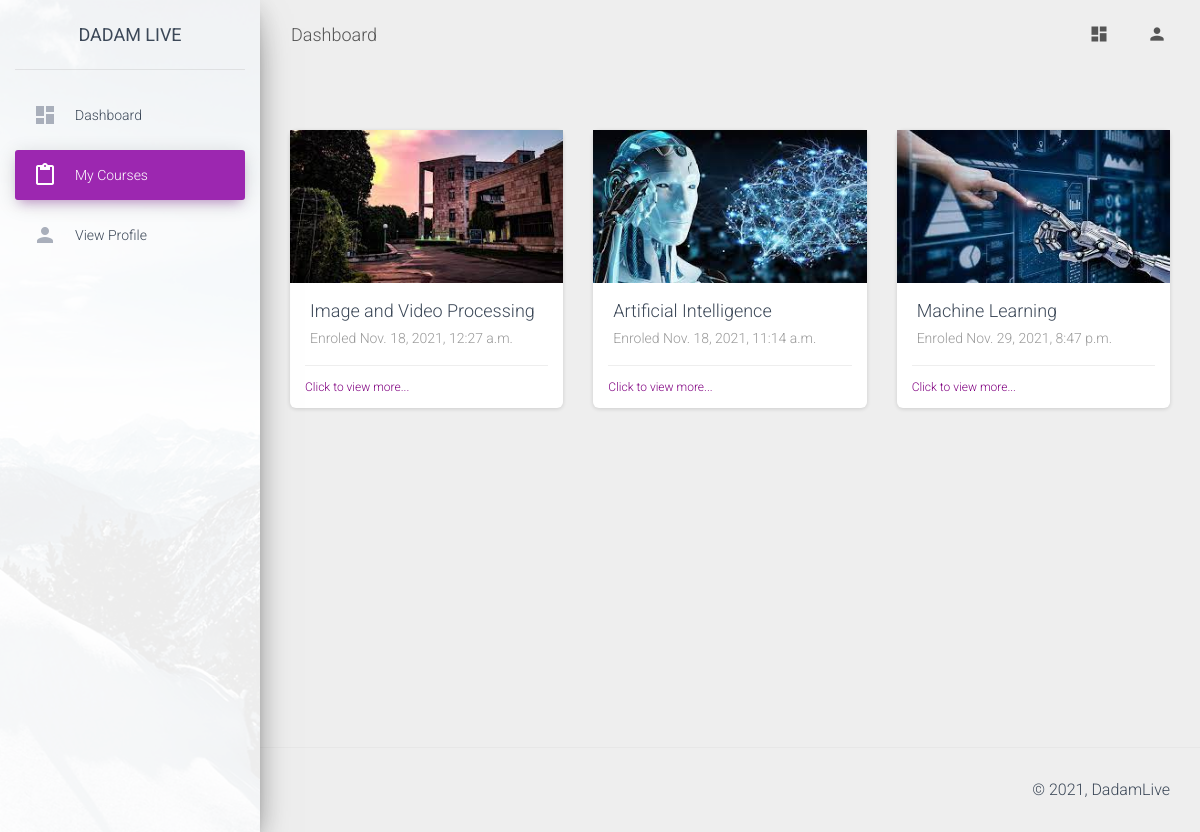
The page /dashboard/student/courses/ (signed in) on the database its author committed.
### faculty/models.py (models this page shows, shortened)
class Enrolment(models.Model):
    course=models.ForeignKey(Course, on_delete=models.CASCADE, null=True, blank=True)
    user=models.ForeignKey(User, on_delete=models.CASCADE, null=True, blank=True)
    userType=models.ForeignKey(UserType, on_delete=models.SET_NULL, null=True, blank=True)
    enrolled_on=models.DateTimeField(default=datetime.datetime.now(timezone('Asia/Kolkata')))

class Course(models.Model):
    instructor=models.ForeignKey(User, on_delete=models.CASCADE, null=True, blank=True)
    image=models.ImageField(upload_to='post_images/', default="demo.jpg", null=True)
    courseName=models.CharField(null=True, max_length=200)
    created_on=models.DateTimeField(default=datetime.datetime.now(timezone('Asia/Kolkata')))

### student/views.py (the view)
# urls.py: path('courses/',views.my_courses,name="my_courses"),
def my_courses(request):
    student=basicChecking(request)
    if student[0]==False:
        return student[1]
    student=student[1]
    usertype=UserType.objects.get(userTypeCode=settings.CODE_STUDENT)
    enrolments=Enrolment.objects.filter(user=request.user, userType=usertype)
    return render(request,"student/my_courses.html",context={"student": student, "enrolments": enrolments})

### student/views.py (called while the page is built)
def basicChecking(request):
    if request.user.is_authenticated==False:
        return [False, redirect('home')]
    try:
        info=UserInformation.objects.get(user=request.user)
        if info.userType.userTypeCode==settings.CODE_STUDENT:
            student=Student.objects.get(user=request.user)
            return [True, student]
        return [False, redirect('home')]
    except:
        return [False, redirect('home')]

### student/templates/student/my_courses.html (shortened to what this page needs)
{% extends 'student/base.html' %} {% load static %}
{% block heading %}Dashboard{% endblock %}
{% block main_body %}
      <div class="row">
        {% for e in enrolments %}
        <div class="col-md-4">
          <a href="{% url 'view_course_student' course_id=e.course.id %}">
            <div class="card card-chart">
              {% if e.course.image %}
              <img src="{{e.course.image.url}}">
              {% else %}
              <img src="{% static 'images/demo.jpg' %}">
              {% endif %}
              <div class="card-body">
                <h4 class="card-title">{{e.course.courseName}}</h4>
                <p class="card-category">Enroled {{e.enrolled_on}}</p>
              </div>
              <div class="card-footer">
                <div class="stats" style="color: purple;">
                  Click to view more...
                </div>
              </div>
            </div>
          </a>
        </div>
        {% endfor %}
      </div>
{% endblock %}
{% block left_panel %}
<li class="nav-item">
    <a class="nav-link" href="{% url 'dashboardStudent' %}">
      <i class="material-icons">dashboard</i>
      <p>Dashboard</p>
    </a>
  </li>
  <li class="nav-item active">
    <a class="nav-link" href="{% url 'my_courses' %}">
      <i class="material-icons">content_paste</i>
      <p>My courses</p>
    </a>
  </li>
  <li class="nav-item ">
    <a class="nav-link" href="{% url 'view_profile_st' %}">
      <i class="material-icons">person</i>
      <p>View Profile</p>
    </a>
  </li>
{% endblock %}

### student/templates/student/base.html (shortened to what this page needs)
{% load static %}
<!DOCTYPE html>
<html lang="en">
<head>
  <link rel="stylesheet" href="https://maxcdn.bootstrapcdn.com/font-awesome/latest/css/font-awesome.min.css">
  <link href="{% static 'assets/css/material-dashboard.css' %}" rel="stylesheet" />
</head>
<body class="">
  <div class="wrapper ">
    <div class="sidebar" data-color="purple" data-background-color="white" data-image="{% static 'assets/img/sidebar-1.jpg' %}">
      <div class="logo"><a href="{% url 'home' %}" class="simple-text logo-normal">
          Dadam Live
        </a></div>
      <div class="sidebar-wrapper">
        <ul class="nav">
          {% block left_panel %}{% endblock %}
        </ul>
      </div>
    </div>
    <div class="main-panel">
      <nav class="navbar navbar-expand-lg navbar-transparent navbar-absolute fixed-top ">
        <div class="container-fluid">
          <div class="navbar-wrapper">
            <a class="navbar-brand" href="javascript:;">{% block heading %}{% endblock %}</a>
          </div>
          <div class="collapse navbar-collapse justify-content-end">
            <ul class="navbar-nav">
              <li class="nav-item">
                <a class="nav-link" href="{% url 'dashboardStudent' %}">
                  <i class="material-icons">dashboard</i>
                </a>
              </li>
              <li class="nav-item dropdown">
                <a class="nav-link" href="javascript:;" id="navbarDropdownProfile" data-toggle="dropdown" aria-haspopup="true" aria-expanded="false">
                  <i class="material-icons">person</i>
                </a>
              </li>
            </ul>
          </div>
        </div>
      </nav>
      <div class="content">
        <div class="container-fluid">
          {% block main_body %}   {% endblock %}
        </div>
      </div>
      <footer class="footer">
        <div class="container-fluid">
          <div class="copyright float-right">
            &copy; 2021, DadamLive
          </div>
        </div>
      </footer>
    </div>
  </div>
</body>
</html>

### rows shown on the page
Enrolment: course.image (picture), course.courseName "Image and Video Processing", enrolled_on "Nov. 18, 2021, 12:27 a.m."
Enrolment: course.image (picture), course.courseName "Artificial Intelligence", enrolled_on "Nov. 18, 2021, 11:14 a.m."
Enrolment: course.image (picture), course.courseName "Machine Learning", enrolled_on "Nov. 29, 2021, 8:47 p.m."
